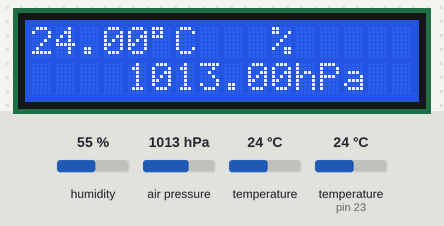
Recording of a sketch running on a simulated Arduino Mega 2560, built with avr-gcc and run on an emulated ATmega2560. On the bench: 16×2 character LCD. The inputs (shaded band) are chosen by the test bench; at power-on: air pressure 1013 hPa, temperature 24 °C, humidity 55 %, temperature (sensor on pin 23) 24 °C.

Above: at 1.2 s.
1.3 s: air pressure set to 952 hPa
At 3.3 s:
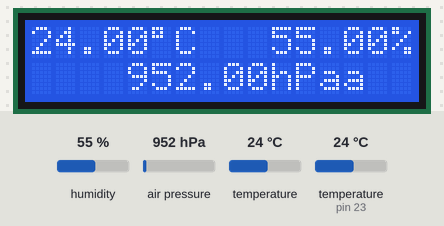
3.6 s: air pressure set to 1000 hPa
At 5.4 s:
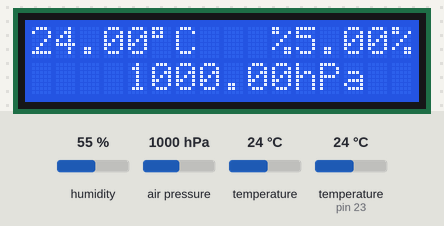
5.7 s: temperature (sensor 0) set to 12 °C
At 7.5 s:
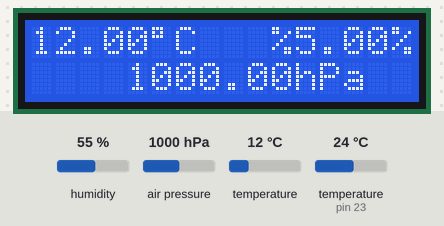
7.8 s: temperature (sensor 0) set to 19 °C
At 9.5 s:
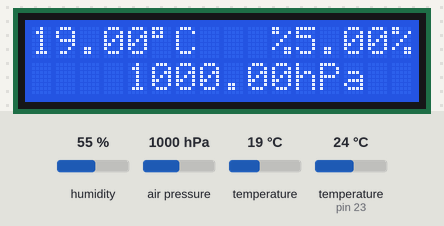
Timing chart, 0 to 10.9 s (numbered marks = the images above; inputs shaded):
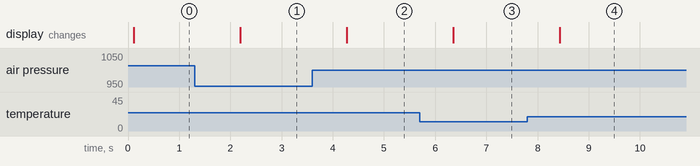

The sketch:

WeatherStation2.ino
```cpp
#include "DHT.h"
#include <LiquidCrystal.h>
#include <SFE_BMP180.h>
#include <Wire.h>

#define     ALTITUDE      50.0
#define     DHTPIN        23
#define     DHTTYPE       DHT22

float       f_humidity;
float       f_pressure;
float       f_temperature;
double      df_temperature;
double      df_pressure;
double      df_humidity;
char        s_temperature[6];
char        s_humidity[6];
char        s_pressure[7];

SFE_BMP180    Pressure;
DHT           Dht(DHTPIN, DHTTYPE);
LiquidCrystal Lcd(8, 9, 4, 5, 6, 7);

void setup(void) {
  Lcd.begin(16, 2);
  Lcd.print("Reading sensors");
  Dht.begin();
  Pressure.begin();
  Lcd.clear();
}

void loop() {

  df_humidity = (double)(Dht.readHumidity());
  readPressureAndTemperature();

  dtostrf(df_temperature, 4, 2, s_temperature);
  dtostrf(df_humidity, 2, 2, s_humidity);
  dtostrf(df_pressure, 4, 2, s_pressure);

  //Printing Temperature
  Lcd.home();
  //Lcd.print("T:");
  Lcd.print(s_temperature);
  Lcd.print((char)223);
  Lcd.print("C ");

  //Printing Humidity
  Lcd.setCursor(10, 0);
  //Lcd.print("H:");
  Lcd.print(s_humidity);
  Lcd.print("%");

  //Printing Pressure
  Lcd.setCursor(4, 1);
  //Lcd.print("P:");
  Lcd.print(s_pressure);
  Lcd.print("hPa");

  delay(1000);
}

void readPressureAndTemperature()
{
  volatile char status;

  status = Pressure.startTemperature();
  if (0 == status)
    goto BM180_error;

  delay(status);
  status = Pressure.getTemperature(df_temperature);
  if (0 == status)
    goto BM180_error;

  delay(status);
  f_temperature = (float)df_temperature;
  status = Pressure.startPressure(3);
  if (0 == status)
    goto BM180_error;

  delay(status);
  status = Pressure.getPressure(df_pressure, df_temperature);
  if (0 == status)
    goto BM180_error;
  //p0 = Pressure.sealevel(df_pressure, ALTITUDE);
  f_pressure = (float)df_pressure;

BM180_error:
  //Lcd.setCursor(0, 1);
  //Lcd.print("BM180 error:");
  status = Pressure.getError();
  //Lcd.print(status);
}
```

Measured:
- after the input at 1.3 s, the display: changes after 0.89 s (image 1)
- after the input at 3.6 s, the display: changes after 0.67 s (image 2)
- after the input at 5.7 s, the display: changes after 0.65 s (image 3)
- after the input at 7.8 s, the display: changes after 0.63 s (image 4)
